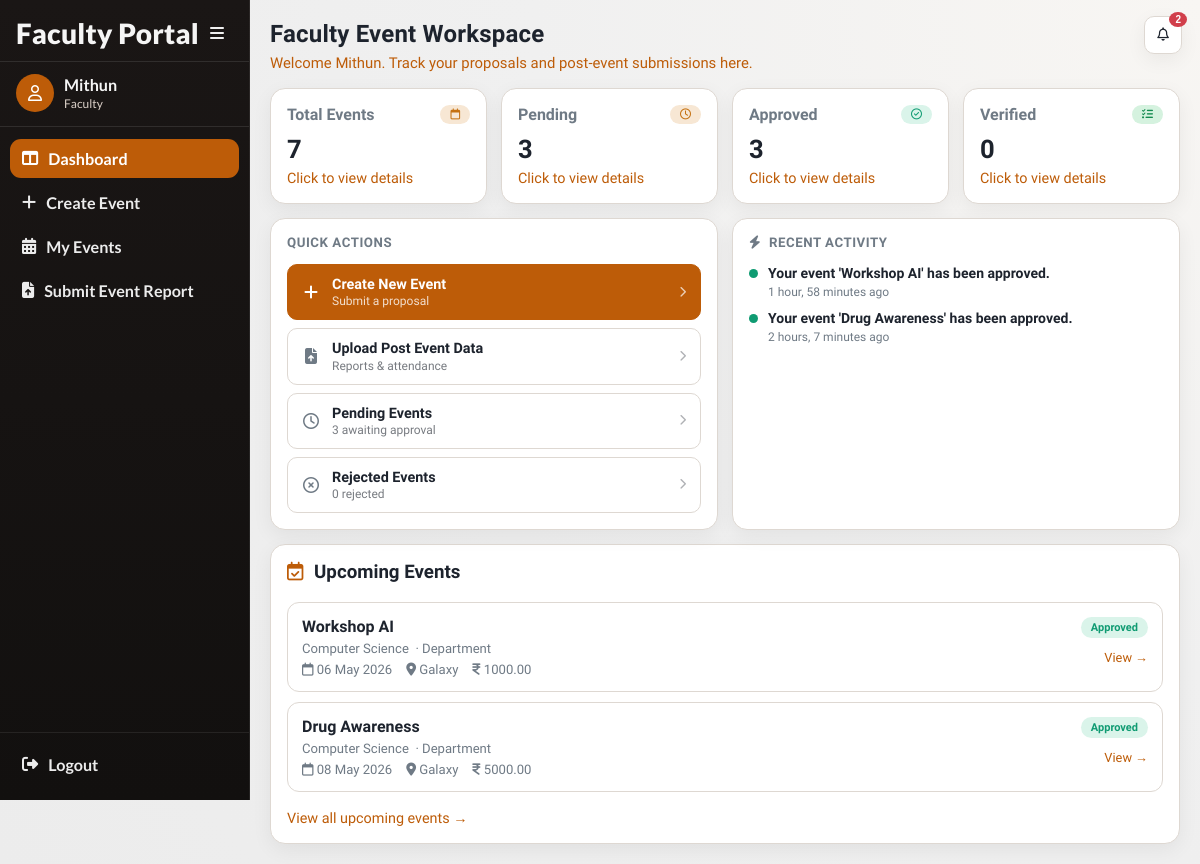
/faculty/dashboard/ (signed in), run on an earlier commit of the app's database.
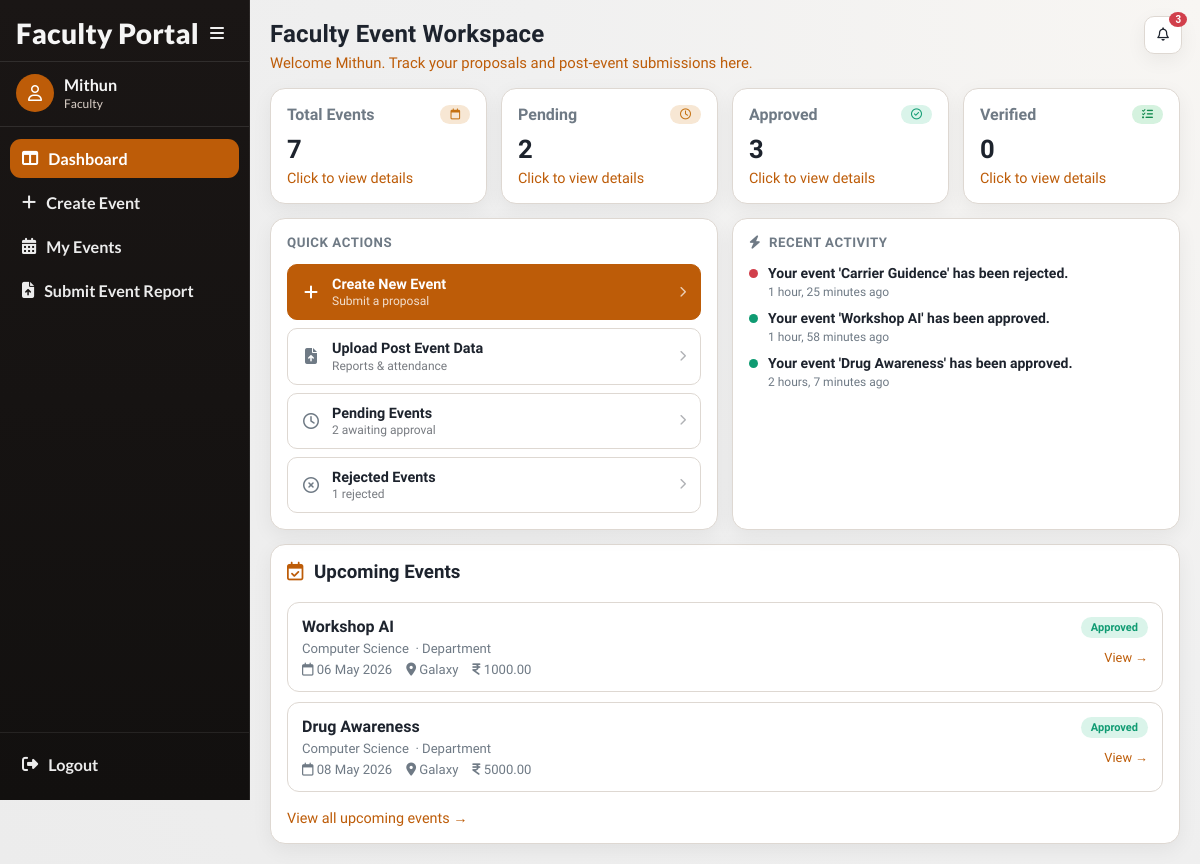
And on a later commit of the database.
### accounts/models.py (models this page shows, shortened)
class Notification(models.Model):
    TYPE_CHOICES = (
        ('submitted', 'Event Submitted'),
        ('approved', 'Event Approved'),
        ('rejected', 'Event Rejected'),
        ('completed', 'Event Completed'),
        ('venue_changed', 'Venue Changed'),
        ('reminder', 'Reminder'),
        ('cancelled', 'Event Cancelled'),
    )
    recipient = models.ForeignKey(
        settings.AUTH_USER_MODEL,
        on_delete=models.CASCADE,
        related_name="notifications"
    )
    sender = models.ForeignKey(
        settings.AUTH_USER_MODEL,
        on_delete=models.CASCADE,
        null=True,
        blank=True,
        related_name="sent_notifications"
    )
    event = models.ForeignKey(
        'events.Event',
        on_delete=models.CASCADE,
        null=True,
        blank=True
    )
    message = models.TextField()
    type = models.CharField(max_length=30, choices=TYPE_CHOICES)
    is_read = models.BooleanField(default=False)
    created_at = models.DateTimeField(auto_now_add=True)

### events/models.py (models this page shows, shortened)
class Event(models.Model):
    CATEGORY_CHOICES = (
        ('department', 'Department'),
        ('nss', 'NSS'),
        ('ncc', 'NCC'),
        ('union', 'Union'),
        ('other', 'Other'),
    )
    PARTICIPATION_CHOICES = (
        ('boys', 'Boys'),
        ('girls', 'Girls'),
        ('mixed', 'Mixed'),
    )
    STATUS_CHOICES = (
        ('pending', 'Pending Approval'),
        ('approved', 'Approved'),
        ('rejected', 'Rejected'),
        ('completed', 'Completed'),
        ('verified', 'Verified'),
        ('cancelled', 'Cancelled'),
    )
    title = models.CharField(max_length=200)
    category = models.CharField(max_length=20, choices=CATEGORY_CHOICES)
    created_by = models.ForeignKey(
        settings.AUTH_USER_MODEL,
        on_delete=models.CASCADE
    )
    department = models.ForeignKey(
    Department,
    on_delete=models.SET_NULL,
    null=True,
    blank=True
    )
    participation_type = models.CharField(
        max_length=20,
        choices=PARTICIPATION_CHOICES
    )
    chief_guest = models.CharField(max_length=200, blank=True, null=True)
    budget = models.DecimalField(max_digits=10, decimal_places=2)
    venue = models.ForeignKey(
    Venue,
    on_delete=models.PROTECT
    )
    start_date = models.DateField()
    end_date = models.DateField()
    start_time = models.TimeField(null=True, blank=True)
    end_time = models.TimeField(null=True, blank=True)
    description = models.TextField()
    tags = models.ManyToManyField(Tag, blank=True)
    status = models.CharField(
        max_length=20,
        choices=STATUS_CHOICES,
        default='pending'
    )
    principal_remark = models.TextField(blank=True, null=True)
    created_at = models.DateTimeField(auto_now_add=True)
    report_text = models.TextField(blank=True, null=True)
    attendance_file = models.FileField(
        upload_to='attendance/',
        blank=True,
        null=True
    )
    completed_at = models.DateTimeField(blank=True, null=True)

class Department(models.Model):
    name = models.CharField(max_length=100, unique=True)

class Venue(models.Model):
    name = models.CharField(max_length=100, unique=True)
    def __str__(self):
        return self.name

### accounts/views.py (the view)
# urls.py: path('faculty/dashboard/', views.faculty_dashboard, name='faculty_dashboard'),
@never_cache
@login_required(login_url='/login/')
def faculty_dashboard(request):
    if request.user.role != 'faculty':
        return redirect('login')
    user = request.user
    my_events = Event.objects.filter(created_by=user).order_by('-created_at')
    unread_notifications = request.user.notifications.filter(is_read=False)
    unread_count = unread_notifications.count()
    recent_notifications = request.user.notifications.order_by('-created_at')[:5]
    today = timezone.now().date()
    upcoming_events = my_events.filter(status='approved', start_date__gte=today).order_by('start_date')
    rejected_events = my_events.filter(status='rejected').order_by('-created_at')
    recent_activity = request.user.notifications.select_related('event').order_by('-created_at')[:6]
    context = {
        'my_events': my_events,
        'my_event_count': my_events.count(),
        'pending_count': my_events.filter(status='pending').count(),
        'approved_count': my_events.filter(status='approved').count(),
        'completed_count': my_events.filter(status='completed').count(),
        'verified_count': my_events.filter(status='verified').count(),
        'rejected_count': my_events.filter(status='rejected').count(),
        'upcoming_count': upcoming_events.count(),
        'upcoming_events': upcoming_events,
        'rejected_events': rejected_events,
        'recent_activity': recent_activity,
        'today': today,
        'active_nav': 'faculty-dashboard',
        'unread_count': unread_count,
        'recent_notifications': recent_notifications,
    }
    return render(request,
                  'accounts/faculty_dashboard.html',
                  context)

### accounts/templates/accounts/faculty_dashboard.html (shortened to what the changed rows need)
{% extends "base.html" %}
{% load event_extras %}
{% block page_title %}Faculty Event Workspace{% endblock %}
{% block content %}
<div class="card-grid">
    <article class="panel" style="cursor:pointer;" onclick="location.href='{% url 'faculty_filter_events' %}?status=pending'">
        <div class="card-title">
            Pending <span class="chip pending"><i class="fa-regular fa-clock"></i></span>
        </div>
        <p class="card-value">{{ pending_count }}</p>
        <a class="card-link" href="{% url 'faculty_filter_events' %}?status=pending">Click to view details</a>
    </article>
</div>
<div class="two-col" style="margin-bottom:14px;">
    <section class="panel" style="margin-bottom:0;">
        <div style="display:flex; flex-direction:column; gap:8px;">
            <a href="{% url 'faculty_filter_events' %}?status=pending" class="dash-action-btn">
                <div>
                    <div class="dash-action-label">Pending Events</div>
                    <div class="dash-action-sub">{{ pending_count }} awaiting approval</div>
                </div>
            </a>
            <a href="{% url 'faculty_filter_events' %}?status=rejected" class="dash-action-btn">
                <div>
                    <div class="dash-action-label">Rejected Events</div>
                    <div class="dash-action-sub">{{ rejected_count }} rejected</div>
                </div>
            </a>
        </div>
    </section>
    <section class="panel" style="margin-bottom:0;">
        {% if recent_activity %}
            <div class="stack">
                {% for notif in recent_activity %}
                <a href="{% url 'notification_redirect' notif.id %}"
                   style="display:flex; align-items:flex-start; gap:10px; text-decoration:none; color:inherit;">
                    {% if notif.type == 'approved' %}
                        <span style="width:9px;height:9px;border-radius:50%;background:#0f9b72;flex-shrink:0;margin-top:5px;"></span>
                    {% elif notif.type == 'rejected' %}
                        <span style="width:9px;height:9px;border-radius:50%;background:var(--danger);flex-shrink:0;margin-top:5px;"></span>
                    {% elif notif.type == 'submitted' %}
                        <span style="width:9px;height:9px;border-radius:50%;background:#9ca3af;flex-shrink:0;margin-top:5px;"></span>
                    {% elif notif.type == 'completed' or notif.type == 'verified' %}
                        <span style="width:9px;height:9px;border-radius:50%;background:#2563eb;flex-shrink:0;margin-top:5px;"></span>
                    {% else %}
                        <span style="width:9px;height:9px;border-radius:50%;background:#f59e0b;flex-shrink:0;margin-top:5px;"></span>
                    {% endif %}
                    <div>
                        <div style="font-size:.875rem; font-weight:{% if not notif.is_read %}600{% else %}400{% endif %}; line-height:1.35;">
                            {{ notif.message }}
                        </div>
                        <div class="muted" style="font-size:.75rem; margin-top:2px;">
                            {{ notif.created_at|timesince }} ago
                        </div>
                    </div>
                </a>
                {% endfor %}
            </div>
        {% else %}
            <p class="muted" style="margin:0; font-size:.875rem;">No recent activity yet.</p>
        {% endif %}
    </section>
</div>
<section class="panel">
    {% if upcoming_events %}
        <div class="stack">
            {% for e in upcoming_events %}
            <article class="item">
                <div style="display:flex; justify-content:space-between; gap:10px; align-items:flex-start;">
                    <div>
                        <h4 style="margin:0 0 5px 0;">{{ e.title }}</h4>
                        <div class="muted" style="font-size:.82rem;">
                            {{ e.department.name|default:"General" }}
                            {% if e.category %}&nbsp;·&nbsp;{{ e.get_category_display }}{% endif %}
                        </div>
                        <div class="muted" style="margin-top:6px; font-size:.82rem; display:flex; gap:14px; flex-wrap:wrap;">
                            <span><i class="fa-regular fa-calendar"></i> {{ e.start_date|date:"d M Y" }}{% if e.end_date != e.start_date %} – {{ e.end_date|date:"d M Y" }}{% endif %}</span>
                            <span><i class="fa-solid fa-location-dot"></i> {{ e.venue }}</span>
                            <span><i class="fa-solid fa-indian-rupee-sign"></i> {{ e.budget }}</span>
                        </div>
                    </div>
                    <div style="display:flex; flex-direction:column; align-items:flex-end; gap:6px; flex-shrink:0;">
                        <span class="chip approved">Approved</span>
                        <a class="card-link" href="{% url 'event_detail' e.id %}" style="font-size:.8rem; white-space:nowrap;">View →</a>
                    </div>
                </div>
            </article>
            {% endfor %}
        </div>
    {% else %}
        <p class="muted" style="margin:0;">No upcoming approved events at the moment.</p>
    {% endif %}
</section>
{% endblock %}

### accounts/templates/base.html (shortened to what the changed rows need)
<!DOCTYPE html>
<html lang="en">
<head>
    <link rel="stylesheet" href="https://cdnjs.cloudflare.com/ajax/libs/font-awesome/6.5.2/css/all.min.css">
</head>
<body class="{% if request.user.is_authenticated %}has-sidebar{% endif %}">
    <div class="app">
        {% if request.user.is_authenticated %}
            <div class="notif-fab" id="notifFab">
                <div style="position:relative;">
                    <button class="nav-icon-btn" id="notifToggle" type="button" aria-label="Notifications">
                        <i class="fa-regular fa-bell"></i>
                        {% if unread_count > 0 %}
                            <span class="notif-badge">{{ unread_count }}</span>
                        {% endif %}
                    </button>
                </div>
            </div>
        {% endif %}
        <main class="main">
            <header class="page-head">
                <h1 class="page-title">{% block page_title %}College Event System{% endblock %}</h1>
            </header>
            {% block content %}{% endblock %}
        </main>
    </div>
</body>
</html>

What changed in the data, as far as the page shows it:
added Notification: type "rejected" (drawn), message "Your event 'Carrier Guidence' has been rejected.", created_at "1 hour, 25 minutes"
Also different on the page:
{{ unread_count }}: "2" → "3"
{{ pending_count }}: "3" → "2"
{{ rejected_count }}: "0" → "1"
